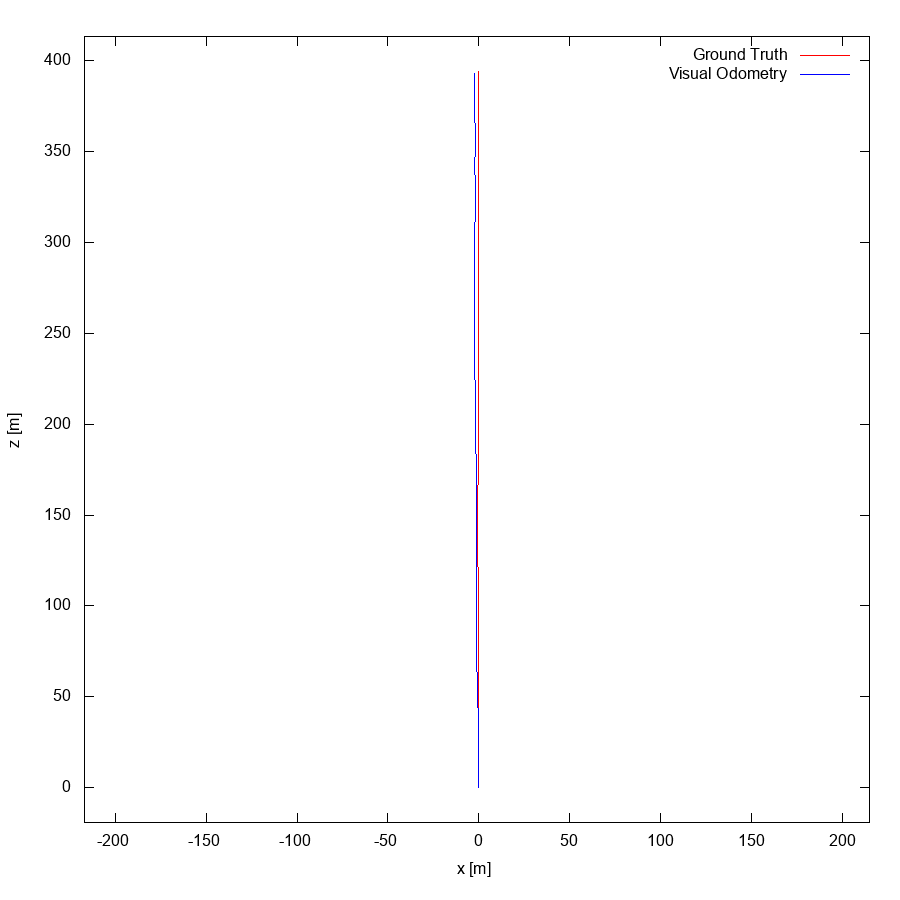

gnuplot code for this plot:
set term postscript eps enhanced color
set output "00.eps"
set size ratio -1
set xrange [-217:215]
set yrange [-19:413]
set xlabel "x [m]"
set ylabel "z [m]"
plot "00.txt" using 1:2 lc rgb "#FF0000" title 'Ground Truth' w lines,"00.txt" using 3:4 lc rgb "#0000FF" title 'Visual Odometry' w lines,"< head -1 00.txt" using 1:2 lc rgb "#000000" pt 4 ps 1 lw 2 title 'Sequence Start' w points
